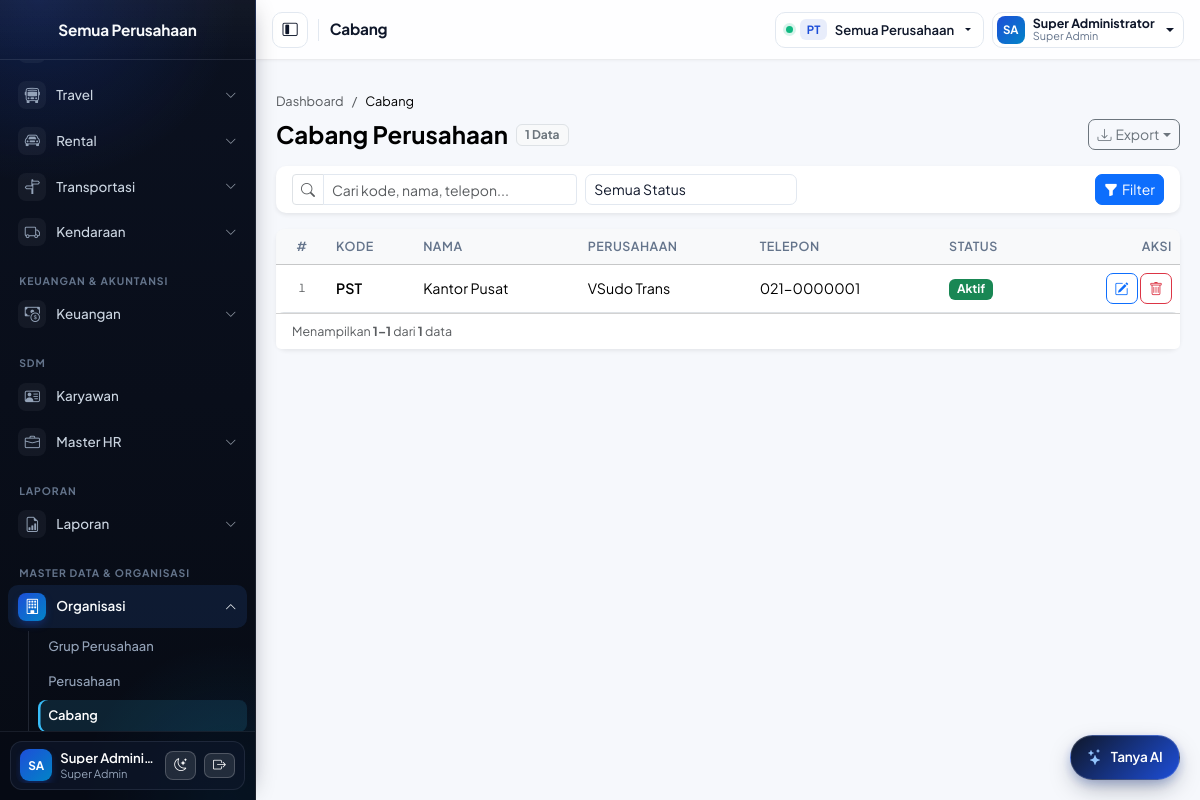
The app's page /pages/branches/index.php (signed in), older data.
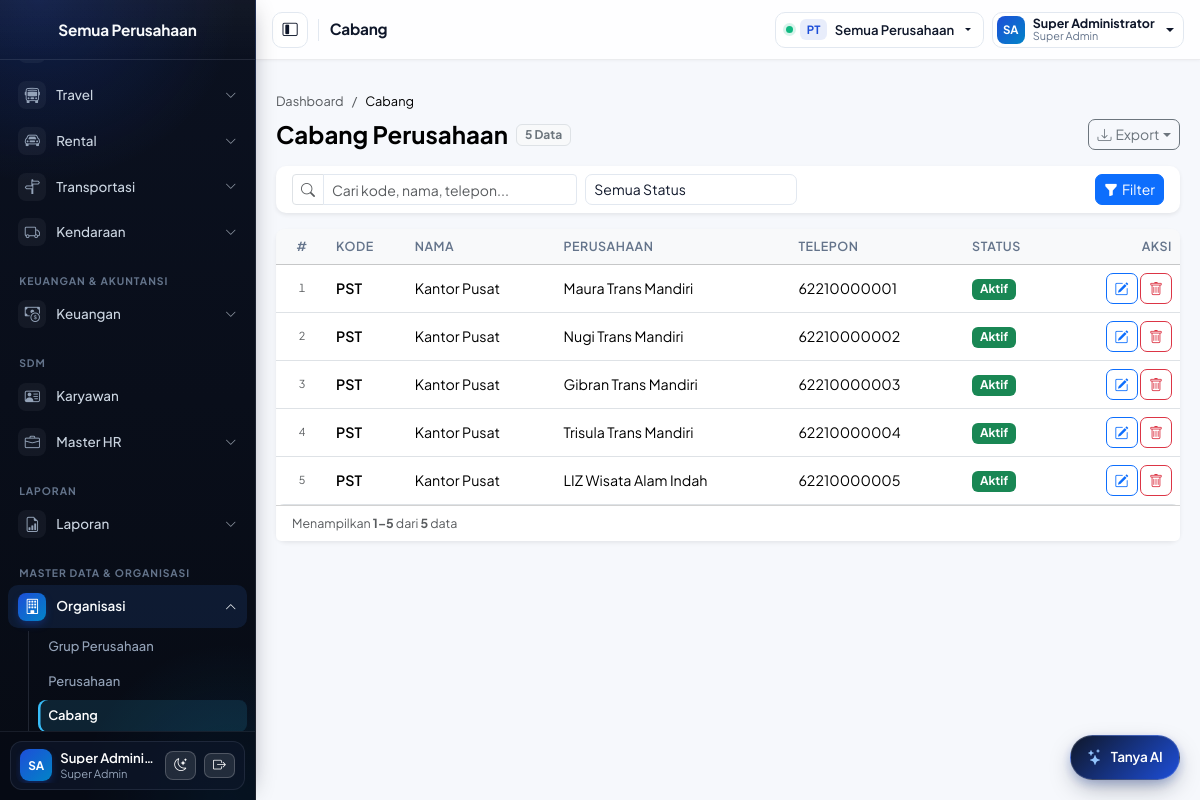
The same page, newer data.
### tables this page shows
CREATE TABLE `branches` (
  `id` INT(11) NOT NULL AUTO_INCREMENT,
  `company_id` INT(11) NOT NULL,
  `code` VARCHAR(15) NOT NULL,
  `name` VARCHAR(255) NOT NULL,
  `note` VARCHAR(2000) DEFAULT NULL,
  `phone_number` VARCHAR(20) DEFAULT NULL,
  `is_active` TINYINT(1) NOT NULL DEFAULT 1,
  `created_user` VARCHAR(255) DEFAULT NULL,
  `created_date` DATETIME NOT NULL DEFAULT CURRENT_TIMESTAMP,
  `modified_user` VARCHAR(255) DEFAULT NULL,
  `modified_date` DATETIME DEFAULT NULL,
  PRIMARY KEY (`id`),
  UNIQUE KEY `uq_branches_company_code` (`company_id`, `code`),
  CONSTRAINT `fk_branches_company` FOREIGN KEY (`company_id`) REFERENCES `companies` (`id`) ON DELETE RESTRICT
);

CREATE TABLE `companies` (
  `id` INT(11) NOT NULL AUTO_INCREMENT,
  `group_id` INT(11) NOT NULL,
  `code` VARCHAR(15) NOT NULL,
  `name` VARCHAR(255) NOT NULL,
  `note` VARCHAR(2000) DEFAULT NULL,
  `phone_number` VARCHAR(20) DEFAULT NULL,
  `website` VARCHAR(300) DEFAULT NULL,
  `email` VARCHAR(200) DEFAULT NULL,
  `address` VARCHAR(1000) DEFAULT NULL,
  `city` VARCHAR(100) DEFAULT NULL,
  `logo` VARCHAR(255) DEFAULT NULL,
  `stamp` VARCHAR(255) DEFAULT NULL,
  `bot_secret` VARCHAR(128) DEFAULT NULL,
  `bot_phone` VARCHAR(30) DEFAULT NULL,
  `is_active` TINYINT(1) NOT NULL DEFAULT 1,
  `created_user` VARCHAR(255) DEFAULT NULL,
  `created_date` DATETIME NOT NULL DEFAULT CURRENT_TIMESTAMP,
  `modified_user` VARCHAR(255) DEFAULT NULL,
  `modified_date` DATETIME DEFAULT NULL,
  PRIMARY KEY (`id`),
  UNIQUE KEY `uq_companies_code` (`code`),
  UNIQUE KEY `uq_companies_bot_secret` (`bot_secret`),
  KEY `ix_companies_group` (`group_id`),
  CONSTRAINT `fk_companies_group` FOREIGN KEY (`group_id`) REFERENCES `groups` (`id`) ON DELETE RESTRICT
);

### config/database.php (called while the page is built, shortened)
<?php
function db(): mysqli
{
    static $conn = null;
    if ($conn instanceof mysqli) {
        return $conn;
    }
    try {
        $conn = new mysqli(DB_HOST, DB_USER, DB_PASS, DB_NAME);
        $conn->set_charset('utf8mb4');
    } catch (mysqli_sql_exception $e) {
        http_response_code(500);
        error_log('DB connection failed: ' . $e->getMessage());
        exit('Koneksi database gagal. Periksa konfigurasi.');
    }
    return $conn;
}

### includes/auth.php (called while the page is built, shortened)
<?php
function is_super_admin(): bool
{
    return ($_SESSION['role_name'] ?? '') === 'Super Admin';
}
function active_company_id(): ?int
{
    $id = $_SESSION['company_id'] ?? null;
    return $id === null ? null : (int) $id;
}
function can(string $permission): bool
{
    if (is_super_admin()) {
        return true;
    }
    return in_array($permission, $_SESSION['permissions'] ?? [], true);
}
function company_scope(string $column = 'company_id'): array
{
    if (is_super_admin()) {
        return ['1=1', '', []];
    }
    $cid = active_company_id();
    return ["{$column} = ?", 'i', [$cid]];
}
function accessible_companies(bool $force_refresh = false): array
{
    $is_sa = is_super_admin() ? 1 : 0;
    if ($is_sa) {
        $rows = db()->query('SELECT id, code, name, logo FROM companies WHERE is_active = 1 ORDER BY name')->fetch_all(MYSQLI_ASSOC);
    }
    return $rows;
}

### includes/functions.php (called while the page is built, shortened)
<?php
function e(?string $s): string
{
    return htmlspecialchars((string) $s, ENT_QUOTES, 'UTF-8');
}

### pages/branches/index.php (the view, shortened to what the rows shown need)
<?php
require_once __DIR__ . '/../../config/config.php';
[$where, $types, $params] = company_scope('b.company_id');
$st = db()->prepare("SELECT COUNT(*) FROM branches b JOIN companies c ON c.id = b.company_id WHERE {$where}");
$st->execute();
$total = (int) $st->get_result()->fetch_row()[0];
$p = paginate($total, (int) ($_GET['page'] ?? 1));
$st = db()->prepare("SELECT b.id, b.code, b.name, b.phone_number, b.is_active, c.name AS company_name
                     FROM branches b JOIN companies c ON c.id = b.company_id
                     WHERE {$where} ORDER BY b.name LIMIT ? OFFSET ?");
$st->bind_param($types . 'ii', ...[...$params, $p['per_page'], $p['offset']]);
$st->execute();
$rows = $st->get_result()->fetch_all(MYSQLI_ASSOC);
require __DIR__ . '/../../includes/header.php';
?>
<main class="col-12 col-md-9 col-lg-10 p-3 p-lg-4">
    <div class="card shadow-sm border-0">
        <div class="table-responsive">
            <table class="table table-hover mb-0 align-middle">
                <thead class="table-light"><tr><th class="text-center" style="width: 52px;">#</th><th>Kode</th><th>Nama</th><th>Perusahaan</th><th>Telepon</th><th>Status</th><th class="text-end">Aksi</th></tr></thead>
                <tbody>
                <?php foreach ($rows as $idx => $r): ?>
                    <tr>
                        <td class="text-center text-muted small"><?= number_format($p['offset'] + $idx + 1, 0, ',', '.') ?></td>
                        <td class="fw-semibold"><?= e($r['code']) ?></td>
                        <td><?= e($r['name']) ?></td>
                        <td><?= e($r['company_name']) ?></td>
                        <td><?= e($r['phone_number'] ?: '-') ?></td>
                        <td><span class="badge bg-<?= $r['is_active'] ? 'success' : 'secondary' ?>"><?= $r['is_active'] ? 'Aktif' : 'Nonaktif' ?></span></td>
                        <td class="text-end text-nowrap">
                            <?php if (can('branches.manage')): ?>
                                <a class="btn btn-sm btn-outline-primary" href="<?= e(APP_URL) ?>/pages/branches/form.php?id=<?= (int) $r['id'] ?>" title="Ubah" aria-label="Ubah"><i class="bi bi-pencil-square"></i></a>
                                <form method="post" action="<?= e(APP_URL) ?>/pages/branches/delete.php" class="d-inline" onsubmit="return confirm('Hapus cabang ini?')">
                                    <button type="submit" class="btn btn-sm btn-outline-danger" title="Hapus" aria-label="Hapus"><i class="bi bi-trash"></i></button>
                                </form>
                            <?php endif; ?>
                        </td>
                    </tr>
                <?php endforeach; ?>
                </tbody>
            </table>
        </div>
    </div>
</main>
<?php require __DIR__ . '/../../includes/footer.php'; ?>

Row changes from the older to the newer data that the page shows:
changed branches: company.name "VSudo Trans" → "Maura Trans Mandiri"; phone_number "021-0000001" → "62210000001"
added branches: offset "2", code "PST", name "Kantor Pusat", company.name "Nugi Trans Mandiri", phone_number "62210000002", is_active "Aktif"
added branches: offset "3", code "PST", name "Kantor Pusat", company.name "Gibran Trans Mandiri", phone_number "62210000003", is_active "Aktif"
added branches: offset "4", code "PST", name "Kantor Pusat", company.name "Trisula Trans Mandiri", phone_number "62210000004", is_active "Aktif"
added branches: offset "5", code "PST", name "Kantor Pusat", company.name "LIZ Wisata Alam Indah", phone_number "62210000005", is_active "Aktif"
Text that changed along with them:
min($total, $p['offset'] + count($rows)): "1" → "5"
$total: "1" → "5"
new list line: "5 Data"
list line gone: "1 Data"
